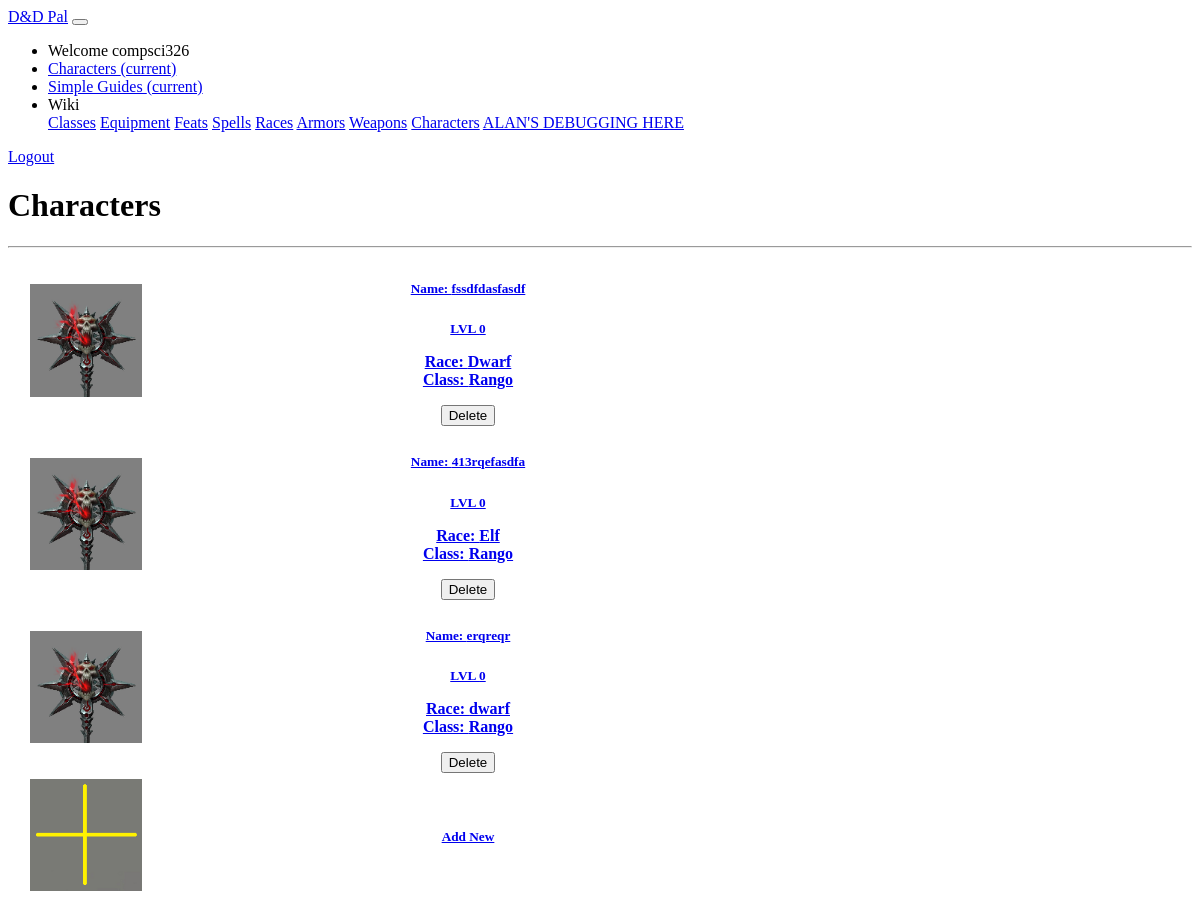
Page /dndpal/mycharacters/ (signed in) on the committed database.
### dndpal/models.py (models this page shows, shortened)
class Character(models.Model):
    uuid = models.UUIDField(primary_key=True, default=uuid.uuid4)
    username = models.ForeignKey(User, on_delete=models.SET_NULL, null = True)
    char_name = models.CharField( default = '', max_length = 30, help_text = "Enter a name for your character")
    char_class = models.ForeignKey('CharacterClass', on_delete=models.SET_NULL, null = True)
    race = models.ForeignKey('Race', on_delete=models.SET_NULL, null = True)
    subrace = models.ForeignKey('Subrace', on_delete=models.SET_NULL, null = True)
    level = models.PositiveSmallIntegerField(default = 0, help_text = "Enter the level your character")
    ALIGNMENT_CHOICES = (
        ('LG', 'Lawful Good'),
        ('NG', 'Neutral Good'),
        ('CG', 'Chaotic Good'),
        ('LN', 'Lawful Neutral'),
        ('NN', 'True Neutral'),
        ('CN', 'Chaotic Neutral'),
        ('LE', 'Lawful Evil'),
        ('NE', 'True Neutral'),
        ('CE', 'Chaotic Evil')
    )
    alignment = models.CharField(max_length = 2, choices = ALIGNMENT_CHOICES, default = 'NN')
    proficiency_list = models.CharField( default = '', max_length = 30, blank=True, help_text = "Enter the list of proficiencies for this character in JSON format.")
    ability_list = models.CharField( default = '', max_length = 1000, blank=True, help_text = "Enter the list of abilities for this character in JSON format.")
    spell_list = models.CharField( default = '', max_length = 1000, blank=True, help_text = "Enter the list of spells for this character in JSON format.")
    gold = models.IntegerField(default=0, help_text="Enter the gold of the character")
    silver = models.IntegerField(default=0, help_text="Enter the gold of the character")
    copper = models.IntegerField(default=0, help_text="Enter the gold of the character")
    exp = models.IntegerField(default=0, help_text="Enter the exp of the character")
    armor = models.ForeignKey('Armor', on_delete=models.SET_NULL, null = True)
    weapon = models.ForeignKey('Weapon', on_delete=models.SET_NULL, null = True)
    items = models.CharField(default = '', max_length = 5000, help_text = "Enter list of inventory items")
    max_hp = models.PositiveSmallIntegerField(default = 1, help_text = "Enter the max hitpoints for your character")
    temp_hp = models.PositiveSmallIntegerField(default = 1, help_text = "Enter the temporary hitpoints for your character")
    cur_hp = models.PositiveSmallIntegerField(default = 1, help_text = "Enter the current hitpoints for your character")
    armor_class = models.PositiveSmallIntegerField(default = 1, help_text = "Enter the armor class for your character")
    init = models.PositiveSmallIntegerField(default = 1, help_text = "Enter the initiative bonus for your character")
    bonus_list = models.CharField( default = '', max_length = 1000, blank=True, help_text = "Enter the list of bonuses for this character in JSON format.")
    strength = models.SmallIntegerField(default= 0, help_text="Enter the strength state for your character.")
    dexterity = models.SmallIntegerField(default= 0, help_text="Enter the dexterity state for your character.")
    constitution = models.SmallIntegerField(default= 0, help_text="Enter the constitution state for your character.")
    intelligence = models.SmallIntegerField(default= 0, help_text="Enter the intelligence state for your character.")
    wisdom = models.SmallIntegerField(default= 0, help_text="Enter the wisdowm state for your character.")
    charisma = models.SmallIntegerField(default= 0, help_text="Enter the charisma state for your character.")
    character_view = models.CharField( default = '', max_length = 30, help_text = "Enter view for character (simple/guided/manual).")

class Race(models.Model):
    name = models.CharField(default = '', primary_key = True, max_length = 100, help_text = "Enter the name of this race")
    description = models.CharField(default = '', max_length = 5000, help_text = "Enter a description of this race (backstory, beliefs, etc.)")
    speed = models.SmallIntegerField(default=0, help_text="Enter the speed for this race")
    modifiers = models.CharField(default = '', max_length = 100, help_text = "Enter the stats modifiers in JSON format. Ex: {\"str\": 2, \"dex\": 8}")
    def __str__(self):
        return self.name

class CharacterClass(models.Model):
    name = models.CharField(default = '', primary_key = True, max_length = 100, help_text = "Enter the name of this class")
    descrtiption = models.CharField(default = '', max_length = 1000, help_text = "Enter a description of this class")
    hitpoints = models.PositiveIntegerField(default = 10, help_text = "Enter the hitdie of this class")
    skill_proficiency_limit = models.PositiveSmallIntegerField(default = 5, help_text = "Enter the max amount of skills this class can be proficient in")
    skill_list = models.CharField(default = '', max_length = 300, help_text = "Enter a comma separated skill list. Ex: \"Acrobatics,Intimidation\" \(without the quotations\)")
    armor_prof = models.CharField(default = "", max_length = 10000, help_text = "Enter a comma separated of armor proficiencies list for the class")
    weapon_prof = models.CharField(default = "", max_length = 10000, help_text = "Enter a comma separated of weapon proficiencies list for the class")
    saving_throws = models.CharField(default = "", max_length = 10000, help_text = "Enter a comma separated list of saving throws for the class")
    recommended_gear = models.CharField(default = "", max_length = 10000, help_text = "Enter the names of the recommended gear for this class")
    def __str__(self):
        return self.name

### dndpal/views.py (the view)
# urls.py: path('mycharacters/', views.CharacterListView.as_view(), name='my-characters'),
class CharacterListView(LoginRequiredMixin,generic.ListView):
    model = Character
    template_name ='char_list.html'
    paginate_by = 10
    def get_queryset(self):
        return Character.objects.filter(username=self.request.user)

### dndpal/templates/char_list.html (shortened to what this page needs)
{% extends "base_generic.html" %}
{% load static %}
{% block content %}
<main role="main" class="container">
    <div class="container">
        <div class="row" style="margin-top: 10px">
            <div class="col-md-5">
                <h1>Characters</h1>
                <hr>
            </div>
        </div>
        <div class="list-group">
            {% if character_list %}
                {% for c in character_list %}
                    <a href="{% url 'character-detail' c.pk %}" class="list-group-item list-group-item-action flex-column align-items-start"
                       style=" border-radius: 25px;background-color: #DCDCDC; margin-bottom:5px">
                        <table>
                            <col width="20%">
                            <col width="80%">
                            <tbody>
                            <tr>
                                <th>
                                    <div class="avatar">
                                        <img style="width:75%; max-width: 400px;height:auto;"src="{% static 'img/barb-weapon.png' %}"class="rounded-circle img-responsive">
                                    </div>
                                </th>
                                <th scope="row">
                                    <div class="d-flex w-100 justify-content-between">
                                        <h5 class="mb-1"><b>Name: {{c.char_name}}</b></h5>
                                        <small class="text-muted">LVL {{c.level}}</small>
                                    </div>
                                    <div class="d-flex w-100 justify-content-between" style="align-items: center;">
                                        <p class="mb-1">Race: {{c.race}} <br/> Class: {{c.char_class}}</p>
                                        <button type="button" class="btn btn-flat btn-danger">Delete</button>
                                    </div>
                                </th>
                            </tr>
                            </tbody>
                        </table>
                    </a>
                {% endfor %}
                    <a href="{% url 'character_create' %}" class="list-group-item list-group-item-action flex-column align-items-start"
               style=" border-radius: 25px;background-color: #DCDCDC; margin-bottom:5px ">
                <table>
                    <col width="20%">
                    <col width="80%">
                    <tbody>
                    <tr>
                        <th>
                            <div class="avatar">
                                <img style="width:75%;
													  max-width: 400px;
													  height:auto;"
                                     src="{% static 'img/Add.png' %}"
                                     class="rounded-circle img-responsive"
                                >
                            </div>
                        </th>
                        <th scope="row">
                            <div class="d-flex w-100 justify-content-between">
                                <h5 class="mb-1">Add New</h5>
                            </div>
                        </th>
                    </tr>
                    </tbody>
                </table>
            </a>
            {% endif %}
        </div>
    </div>
</main>
{% endblock %}

### dndpal/templates/base_generic.html (shortened to what this page needs)
<!DOCTYPE html>
<html lang="en">
<head>
    <link rel="stylesheet" href="https://unpkg.com/bootstrap-material-design@4.1.1/dist/css/bootstrap-material-design.min.css">
    {% load static %}
    <link rel="stylesheet" href="{% static 'css/global_styles.css' %}">
</head>
<body>
<nav class="navbar navbar-expand-lg navbar-dark bg-dark">
    <a class="navbar-brand" href="{% url 'home' %}">D&amp;D Pal</a>
    <button class="navbar-toggler" type="button" data-toggle="collapse" data-target="#navbarColor01" aria-controls="navbarColor01" aria-expanded="false" aria-label="Toggle navigation">
    </button>
    <div class="collapse navbar-collapse" id="navbarColor01">
      <ul class="navbar-nav mr-auto">
        <li class="nav-item">
      {% if user.is_authenticated %}
          <span class="navbar-text">
            Welcome {{ user.get_username }}
          </span>
        </li>
        <li class="nav-item active">
          <a class="nav-link" href="{% url 'my-characters' %}">Characters <span class="sr-only">(current)</span></a>
        </li>
      {% else %}
        <li class="nav-item">
          <span class="navbar-text">
            Welcome to Dnd pal
          </span>
        </li>
      {% endif %}
        <li class="nav-item active">
            <a class="nav-link" href="{% url 'simple' %}">Simple Guides  <span class="sr-only">(current)</span></a>
        </li>
        <li class="nav-item dropdown">
            <a class="nav-link dropdown-toggle text-white" id="navbarDropdownMenuLink" data-toggle="dropdown" aria-haspopup="true" aria-expanded="false">Wiki</a>
            <div class="dropdown-menu dropdown-primary" aria-labelledby="navbarDropdownMenuLink">
                <a class="dropdown-item" href="{% url 'classes' %}">Classes</a>
                <a class="dropdown-item" href="{% url 'equipment' %}">Equipment</a>
                <a class="dropdown-item" href="#">Feats</a>
                <a class="dropdown-item" href="{% url 'spells' %}">Spells</a>
                <a class="dropdown-item" href="{% url 'races' %}">Races</a>
                <a class="dropdown-item" href="{% url 'armors' %}">Armors</a>
                <a class="dropdown-item" href="{% url 'weapons' %}">Weapons</a>
                <a class="dropdown-item" href="{% url 'my-characters' %}">Characters</a>
                <a class="dropdown-item" href="{% url 'alan' %}">ALAN'S DEBUGGING HERE</a>
            </div>
        </li>
      </ul>
      {% if user.is_authenticated %}
      <a class="btn btn-light" href="{% url 'logout'%}?next={{request.path}}" role="button">Logout</a>
      {% else %}
      <a class="btn btn-light" href="{% url 'login'%}?next={{request.path}}" role="button">Login</a>
      <a class="btn btn-light" href="{% url 'signup'%}?next={{request.path}}" role="button">Sign Up</a>
      {% endif %}
    </div>
  </nav>
{% block content %}{% endblock %}
 </body>
</html>

### rows in the picture
Character: char_name "fssdfdasfasdf", level "0", race "Dwarf", char_class "Rango"
Character: char_name "413rqefasdfa", level "0", race "Elf", char_class "Rango"
Character: char_name "erqreqr", level "0", race "dwarf", char_class "Rango"

### other values in the picture
{{ user.get_username }} "compsci326"
